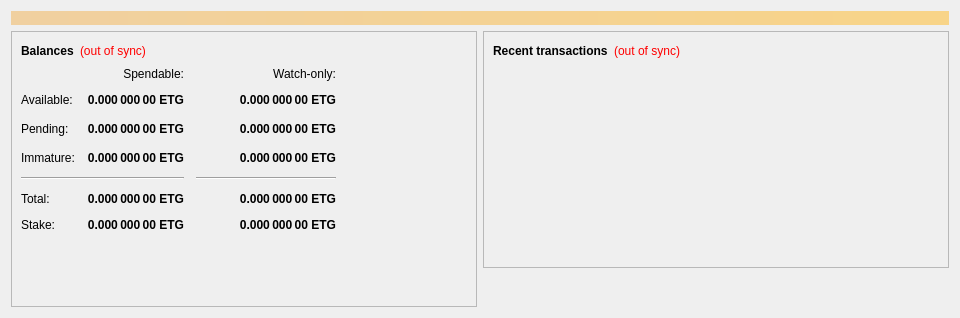
<?xml version="1.0" encoding="UTF-8"?>
<ui version="4.0">
 <class>OverviewPage</class>
 <widget class="QWidget" name="OverviewPage">
  <property name="geometry">
   <rect>
    <x>0</x>
    <y>0</y>
    <width>960</width>
    <height>318</height>
   </rect>
  </property>
  <property name="sizePolicy">
   <sizepolicy hsizetype="Minimum" vsizetype="Preferred">
    <horstretch>0</horstretch>
    <verstretch>0</verstretch>
   </sizepolicy>
  </property>
  <property name="minimumSize">
   <size>
    <width>960</width>
    <height>318</height>
   </size>
  </property>
  <property name="windowTitle">
   <string>Form</string>
  </property>
  <layout class="QVBoxLayout" name="topLayout">
   <item>
    <widget class="QLabel" name="labelAlerts">
     <property name="visible">
      <bool>false</bool>
     </property>
     <property name="styleSheet">
      <string notr="true">background-color: qlineargradient(x1: 0, y1: 0, x2: 1, y2: 0, stop:0 #F0D0A0, stop:1 #F8D488); color:#000000;</string>
     </property>
     <property name="wordWrap">
      <bool>true</bool>
     </property>
     <property name="margin">
      <number>3</number>
     </property>
    </widget>
   </item>
   <item>
    <layout class="QHBoxLayout" name="horizontalLayout" stretch="1,1">
     <item>
      <layout class="QVBoxLayout" name="verticalLayout_2">
       <item>
        <widget class="QFrame" name="frame">
         <property name="frameShape">
          <enum>QFrame::StyledPanel</enum>
         </property>
         <property name="frameShadow">
          <enum>QFrame::Raised</enum>
         </property>
         <layout class="QVBoxLayout" name="verticalLayout_4">
          <item>
           <layout class="QHBoxLayout" name="horizontalLayout_4">
            <item>
             <widget class="QLabel" name="label_5">
              <property name="font">
               <font>
                <weight>75</weight>
                <bold>true</bold>
               </font>
              </property>
              <property name="text">
               <string>Balances</string>
              </property>
             </widget>
            </item>
            <item>
             <widget class="QLabel" name="labelWalletStatus">
              <property name="cursor">
               <cursorShape>WhatsThisCursor</cursorShape>
              </property>
              <property name="toolTip">
               <string>The displayed information may be out of date. Your wallet automatically synchronizes with the Entanglement network after a connection is established, but this process has not completed yet.</string>
              </property>
              <property name="styleSheet">
               <string notr="true">QLabel { color: red; }</string>
              </property>
              <property name="text">
               <string notr="true">(out of sync)</string>
              </property>
              <property name="alignment">
               <set>Qt::AlignLeading|Qt::AlignLeft|Qt::AlignVCenter</set>
              </property>
             </widget>
            </item>
            <item>
             <spacer name="horizontalSpacer_3">
              <property name="orientation">
               <enum>Qt::Horizontal</enum>
              </property>
              <property name="sizeHint" stdset="0">
               <size>
                <width>40</width>
                <height>20</height>
               </size>
              </property>
             </spacer>
            </item>
           </layout>
          </item>
          <item>
           <layout class="QGridLayout" name="gridLayout">
            <property name="spacing">
             <number>12</number>
            </property>
            <item row="2" column="2">
             <widget class="QLabel" name="labelWatchPending">
              <property name="font">
               <font>
                <weight>75</weight>
                <bold>true</bold>
               </font>
              </property>
              <property name="cursor">
               <cursorShape>IBeamCursor</cursorShape>
              </property>
              <property name="toolTip">
               <string>Unconfirmed transactions to watch-only addresses</string>
              </property>
              <property name="text">
               <string notr="true">0.000 000 00 ETG</string>
              </property>
              <property name="alignment">
               <set>Qt::AlignRight|Qt::AlignTrailing|Qt::AlignVCenter</set>
              </property>
              <property name="textInteractionFlags">
               <set>Qt::LinksAccessibleByMouse|Qt::TextSelectableByKeyboard|Qt::TextSelectableByMouse</set>
              </property>
             </widget>
            </item>
            <item row="2" column="1">
             <widget class="QLabel" name="labelUnconfirmed">
              <property name="font">
               <font>
                <weight>75</weight>
                <bold>true</bold>
               </font>
              </property>
              <property name="cursor">
               <cursorShape>IBeamCursor</cursorShape>
              </property>
              <property name="toolTip">
               <string>Total of transactions that have yet to be confirmed, and do not yet count toward the spendable balance</string>
              </property>
              <property name="text">
               <string notr="true">0.000 000 00 ETG</string>
              </property>
              <property name="alignment">
               <set>Qt::AlignRight|Qt::AlignTrailing|Qt::AlignVCenter</set>
              </property>
              <property name="textInteractionFlags">
               <set>Qt::LinksAccessibleByMouse|Qt::TextSelectableByKeyboard|Qt::TextSelectableByMouse</set>
              </property>
             </widget>
            </item>
            <item row="3" column="2">
             <widget class="QLabel" name="labelWatchImmature">
              <property name="font">
               <font>
                <weight>75</weight>
                <bold>true</bold>
               </font>
              </property>
              <property name="cursor">
               <cursorShape>IBeamCursor</cursorShape>
              </property>
              <property name="toolTip">
               <string>Mined balance in watch-only addresses that has not yet matured</string>
              </property>
              <property name="text">
               <string notr="true">0.000 000 00 ETG</string>
              </property>
              <property name="alignment">
               <set>Qt::AlignRight|Qt::AlignTrailing|Qt::AlignVCenter</set>
              </property>
              <property name="textInteractionFlags">
               <set>Qt::LinksAccessibleByMouse|Qt::TextSelectableByKeyboard|Qt::TextSelectableByMouse</set>
              </property>
             </widget>
            </item>
            <item row="4" column="0" colspan="2">
             <widget class="Line" name="line">
              <property name="orientation">
               <enum>Qt::Horizontal</enum>
              </property>
             </widget>
            </item>
            <item row="4" column="2">
             <widget class="Line" name="lineWatchBalance">
              <property name="sizePolicy">
               <sizepolicy hsizetype="Preferred" vsizetype="Fixed">
                <horstretch>0</horstretch>
                <verstretch>0</verstretch>
               </sizepolicy>
              </property>
              <property name="minimumSize">
               <size>
                <width>140</width>
                <height>0</height>
               </size>
              </property>
              <property name="orientation">
               <enum>Qt::Horizontal</enum>
              </property>
             </widget>
            </item>
            <item row="5" column="0">
             <widget class="QLabel" name="labelTotalText">
              <property name="text">
               <string>Total:</string>
              </property>
             </widget>
            </item>
            <item row="3" column="1">
             <widget class="QLabel" name="labelImmature">
              <property name="font">
               <font>
                <weight>75</weight>
                <bold>true</bold>
               </font>
              </property>
              <property name="cursor">
               <cursorShape>IBeamCursor</cursorShape>
              </property>
              <property name="toolTip">
               <string>Mined balance that has not yet matured</string>
              </property>
              <property name="text">
               <string notr="true">0.000 000 00 ETG</string>
              </property>
              <property name="alignment">
               <set>Qt::AlignRight|Qt::AlignTrailing|Qt::AlignVCenter</set>
              </property>
              <property name="textInteractionFlags">
               <set>Qt::LinksAccessibleByMouse|Qt::TextSelectableByKeyboard|Qt::TextSelectableByMouse</set>
              </property>
             </widget>
            </item>
            <item row="2" column="3">
             <spacer name="horizontalSpacer_2">
              <property name="orientation">
               <enum>Qt::Horizontal</enum>
              </property>
              <property name="sizeHint" stdset="0">
               <size>
                <width>40</width>
                <height>20</height>
               </size>
              </property>
             </spacer>
            </item>
            <item row="3" column="0">
             <widget class="QLabel" name="labelImmatureText">
              <property name="text">
               <string>Immature:</string>
              </property>
             </widget>
            </item>
            <item row="5" column="1">
             <widget class="QLabel" name="labelTotal">
              <property name="font">
               <font>
                <weight>75</weight>
                <bold>true</bold>
               </font>
              </property>
              <property name="cursor">
               <cursorShape>IBeamCursor</cursorShape>
              </property>
              <property name="toolTip">
               <string>Your current total balance</string>
              </property>
              <property name="text">
               <string notr="true">0.000 000 00 ETG</string>
              </property>
              <property name="alignment">
               <set>Qt::AlignRight|Qt::AlignTrailing|Qt::AlignVCenter</set>
              </property>
              <property name="textInteractionFlags">
               <set>Qt::LinksAccessibleByMouse|Qt::TextSelectableByKeyboard|Qt::TextSelectableByMouse</set>
              </property>
             </widget>
            </item>
            <item row="5" column="2">
             <widget class="QLabel" name="labelWatchTotal">
              <property name="font">
               <font>
                <weight>75</weight>
                <bold>true</bold>
               </font>
              </property>
              <property name="cursor">
               <cursorShape>IBeamCursor</cursorShape>
              </property>
              <property name="toolTip">
               <string>Current total balance in watch-only addresses</string>
              </property>
              <property name="text">
               <string notr="true">0.000 000 00 ETG</string>
              </property>
              <property name="alignment">
               <set>Qt::AlignRight|Qt::AlignTrailing|Qt::AlignVCenter</set>
              </property>
              <property name="textInteractionFlags">
               <set>Qt::LinksAccessibleByMouse|Qt::TextSelectableByKeyboard|Qt::TextSelectableByMouse</set>
              </property>
             </widget>
            </item>
            <item row="0" column="2">
             <widget class="QLabel" name="labelWatchonly">
              <property name="text">
               <string>Watch-only:</string>
              </property>
              <property name="alignment">
               <set>Qt::AlignRight|Qt::AlignTrailing|Qt::AlignVCenter</set>
              </property>
             </widget>
            </item>
            <item row="1" column="0">
             <widget class="QLabel" name="labelBalanceText">
              <property name="text">
               <string>Available:</string>
              </property>
             </widget>
            </item>
            <item row="1" column="1">
             <widget class="QLabel" name="labelBalance">
              <property name="font">
               <font>
                <weight>75</weight>
                <bold>true</bold>
               </font>
              </property>
              <property name="cursor">
               <cursorShape>IBeamCursor</cursorShape>
              </property>
              <property name="toolTip">
               <string>Your current spendable balance</string>
              </property>
              <property name="text">
               <string notr="true">0.000 000 00 ETG</string>
              </property>
              <property name="alignment">
               <set>Qt::AlignRight|Qt::AlignTrailing|Qt::AlignVCenter</set>
              </property>
              <property name="textInteractionFlags">
               <set>Qt::LinksAccessibleByMouse|Qt::TextSelectableByKeyboard|Qt::TextSelectableByMouse</set>
              </property>
             </widget>
            </item>
            <item row="1" column="2">
             <widget class="QLabel" name="labelWatchAvailable">
              <property name="font">
               <font>
                <weight>75</weight>
                <bold>true</bold>
               </font>
              </property>
              <property name="cursor">
               <cursorShape>IBeamCursor</cursorShape>
              </property>
              <property name="toolTip">
               <string>Your current balance in watch-only addresses</string>
              </property>
              <property name="text">
               <string notr="true">0.000 000 00 ETG</string>
              </property>
              <property name="alignment">
               <set>Qt::AlignRight|Qt::AlignTrailing|Qt::AlignVCenter</set>
              </property>
              <property name="textInteractionFlags">
               <set>Qt::LinksAccessibleByMouse|Qt::TextSelectableByKeyboard|Qt::TextSelectableByMouse</set>
              </property>
             </widget>
            </item>
            <item row="2" column="0">
             <widget class="QLabel" name="labelPendingText">
              <property name="text">
               <string>Pending:</string>
              </property>
             </widget>
            </item>
            <item row="0" column="1">
             <widget class="QLabel" name="labelSpendable">
              <property name="text">
               <string>Spendable:</string>
              </property>
              <property name="alignment">
               <set>Qt::AlignRight|Qt::AlignTrailing|Qt::AlignVCenter</set>
              </property>
             </widget>
            </item>
            <item row="6" column="0">
             <widget class="QLabel" name="labelStakeText">
              <property name="text">
               <string>Stake:</string>
              </property>
             </widget>
            </item>
            <item row="6" column="1">
             <widget class="QLabel" name="labelStake">
              <property name="font">
               <font>
                <weight>75</weight>
                <bold>true</bold>
               </font>
              </property>
              <property name="cursor">
               <cursorShape>IBeamCursor</cursorShape>
              </property>
              <property name="toolTip">
               <string>Your current balance that is used in stake generation</string>
              </property>
              <property name="text">
               <string notr="true">0.000 000 00 ETG</string>
              </property>
              <property name="alignment">
               <set>Qt::AlignRight|Qt::AlignTrailing|Qt::AlignVCenter</set>
              </property>
              <property name="textInteractionFlags">
               <set>Qt::LinksAccessibleByMouse|Qt::TextSelectableByKeyboard|Qt::TextSelectableByMouse</set>
              </property>
             </widget>
            </item>
            <item row="6" column="2">
             <widget class="QLabel" name="labelWatchStake">
              <property name="font">
               <font>
                <weight>75</weight>
                <bold>true</bold>
               </font>
              </property>
              <property name="cursor">
               <cursorShape>IBeamCursor</cursorShape>
              </property>
              <property name="toolTip">
               <string>Your current balance that is used for stake generation in watch-only addresses</string>
              </property>
              <property name="text">
               <string notr="true">0.000 000 00 ETG</string>
              </property>
              <property name="alignment">
               <set>Qt::AlignRight|Qt::AlignTrailing|Qt::AlignVCenter</set>
              </property>
              <property name="textInteractionFlags">
               <set>Qt::LinksAccessibleByMouse|Qt::TextSelectableByKeyboard|Qt::TextSelectableByMouse</set>
              </property>
             </widget>
            </item>
            <item row="7" column="0">
             <spacer name="verticalSpacerCamel">
              <property name="orientation">
               <enum>Qt::Vertical</enum>
              </property>
              <property name="sizeHint" stdset="0">
               <size>
                <width>20</width>
                <height>100</height>
               </size>
              </property>
             </spacer>
            </item>
            <item row="8" column="0">
             <widget class="QLabel" name="labelCamel"/>
            </item>
           </layout>
          </item>
         </layout>
        </widget>
       </item>
       <item>
        <spacer name="verticalSpacer">
         <property name="orientation">
          <enum>Qt::Vertical</enum>
         </property>
         <property name="sizeHint" stdset="0">
          <size>
           <width>20</width>
           <height>40</height>
          </size>
         </property>
        </spacer>
       </item>
      </layout>
     </item>
     <item>
      <layout class="QVBoxLayout" name="verticalLayout_3">
       <item>
        <widget class="QFrame" name="frame_2">
         <property name="frameShape">
          <enum>QFrame::StyledPanel</enum>
         </property>
         <property name="frameShadow">
          <enum>QFrame::Raised</enum>
         </property>
         <layout class="QVBoxLayout" name="verticalLayout">
          <item>
           <layout class="QHBoxLayout" name="horizontalLayout_2">
            <item>
             <widget class="QLabel" name="label_4">
              <property name="font">
               <font>
                <weight>75</weight>
                <bold>true</bold>
               </font>
              </property>
              <property name="text">
               <string>Recent transactions</string>
              </property>
             </widget>
            </item>
            <item>
             <widget class="QLabel" name="labelTransactionsStatus">
              <property name="cursor">
               <cursorShape>WhatsThisCursor</cursorShape>
              </property>
              <property name="toolTip">
               <string>The displayed information may be out of date. Your wallet automatically synchronizes with the Entanglement network after a connection is established, but this process has not completed yet.</string>
              </property>
              <property name="styleSheet">
               <string notr="true">QLabel { color: red; }</string>
              </property>
              <property name="text">
               <string notr="true">(out of sync)</string>
              </property>
              <property name="alignment">
               <set>Qt::AlignRight|Qt::AlignTrailing|Qt::AlignVCenter</set>
              </property>
             </widget>
            </item>
            <item>
             <spacer name="horizontalSpacer">
              <property name="orientation">
               <enum>Qt::Horizontal</enum>
              </property>
              <property name="sizeHint" stdset="0">
               <size>
                <width>40</width>
                <height>20</height>
               </size>
              </property>
             </spacer>
            </item>
           </layout>
          </item>
          <item>
           <widget class="QListView" name="listTransactions">
            <property name="styleSheet">
             <string notr="true">QListView { background: transparent; }</string>
            </property>
            <property name="frameShape">
             <enum>QFrame::NoFrame</enum>
            </property>
            <property name="verticalScrollBarPolicy">
             <enum>Qt::ScrollBarAlwaysOff</enum>
            </property>
            <property name="horizontalScrollBarPolicy">
             <enum>Qt::ScrollBarAlwaysOff</enum>
            </property>
            <property name="selectionMode">
             <enum>QAbstractItemView::NoSelection</enum>
            </property>
           </widget>
          </item>
         </layout>
        </widget>
       </item>
       <item>
        <spacer name="verticalSpacer_2">
         <property name="orientation">
          <enum>Qt::Vertical</enum>
         </property>
         <property name="sizeHint" stdset="0">
          <size>
           <width>20</width>
           <height>40</height>
          </size>
         </property>
        </spacer>
       </item>
      </layout>
     </item>
    </layout>
   </item>
  </layout>
 </widget>
 <resources/>
 <connections/>
</ui>
